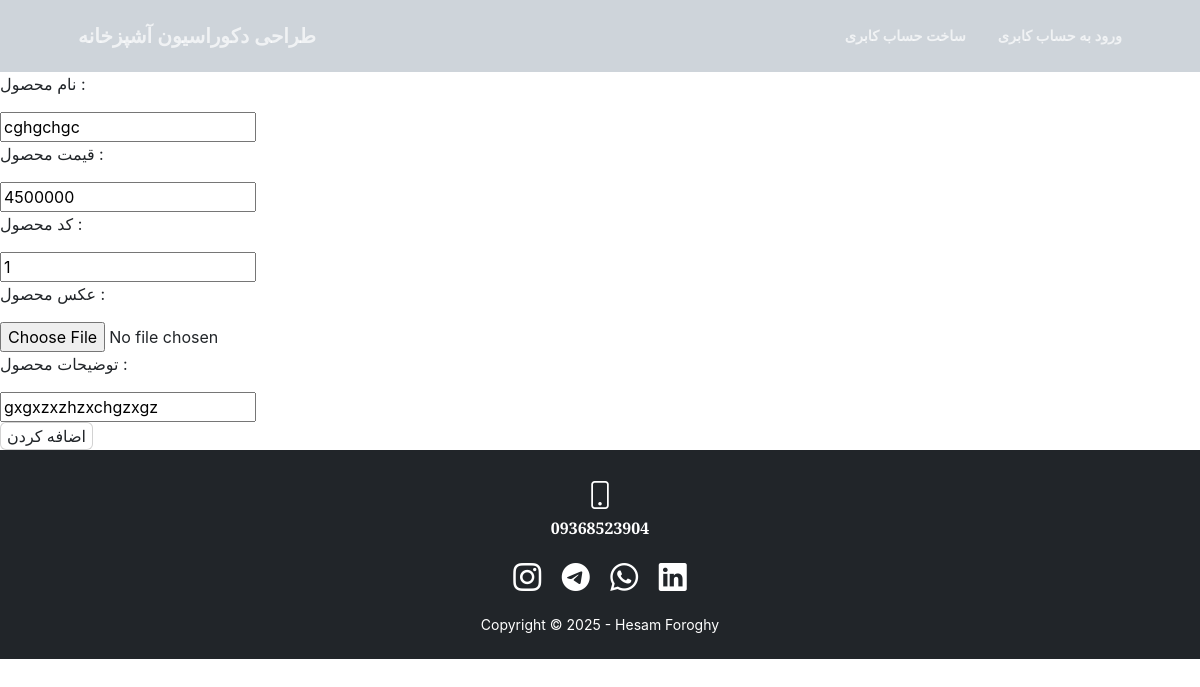
The app's page /cityedit.php?id=1 with its own data.
### tables this page shows
CREATE TABLE `product` (
  `name` varchar(15) NOT NULL,
  `imageurl` varchar(20) NOT NULL,
  `id` int(9) NOT NULL,
  `ghymat` int(11) NOT NULL,
  `explane` varchar(250) NOT NULL
);

### cityedit.php (the view, shortened to what this page needs)
<?php
include("navbar.php");
?>
<?php
$id=$_GET["id"];
include("connect.php");
$b=mysqli_query($a,"SELECT * FROM `product` WHERE `id`=$id");
$row=mysqli_fetch_array($b);
?>
<form action="cityedit_action.php" method="POST" enctype="multipart/form-data"></br>
<p>نام محصول :</p>
    <input type="text" name="name" value="<?php echo($row["name"]);?>">
       <p>قیمت محصول :</p>
    <input type="text" name="ghymat" value="<?php echo($row["ghymat"]);?>">
    <p>کد محصول :</p>
    <input type="text" name="id" name="id" value="<?php echo($row["id"]);?>">
    <p> عکس محصول :</p>
    <input type="file" name="image" value="<?php echo($row["imageurl"]);?>">
    <p> توضیحات محصول :</p>
    <input type="text" name="explane" value="<?php echo($row["explane"]);?>">
    <input type="submit" value="اضافه کردن" class="card">
</form>
<?php
include("footer.php");
?>

### records on screen
product: name "cghgchgc", ghymat "4500000", id "1", explane "gxgxzxzhzxchgzxgz"
